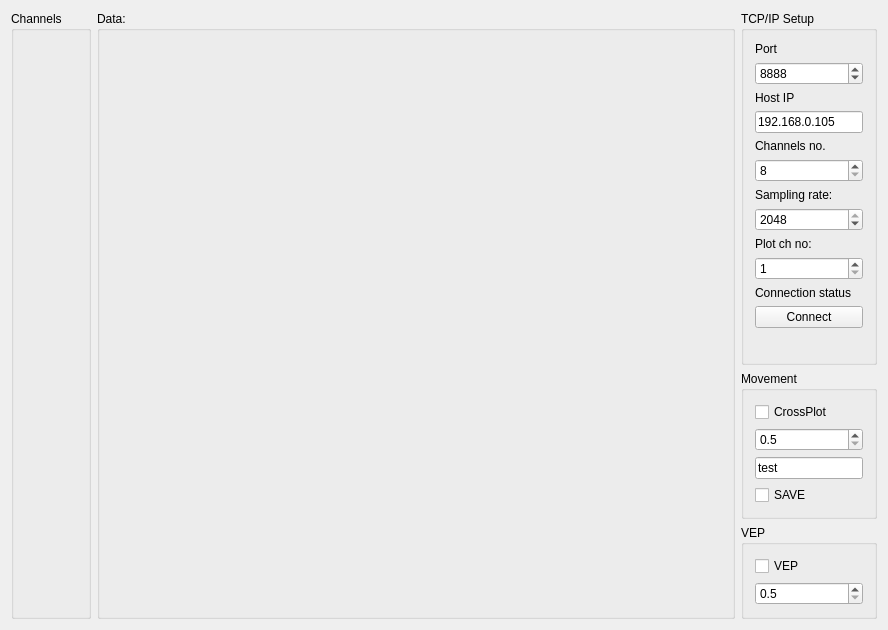
<?xml version="1.0" encoding="UTF-8"?>
<ui version="4.0">
 <class>MainWindow</class>
 <widget class="QMainWindow" name="MainWindow">
  <property name="geometry">
   <rect>
    <x>0</x>
    <y>0</y>
    <width>888</width>
    <height>630</height>
   </rect>
  </property>
  <property name="windowTitle">
   <string>MainWindow</string>
  </property>
  <widget class="QWidget" name="centralWidget">
   <layout class="QGridLayout" name="gridLayout">
    <item row="0" column="1" rowspan="3">
     <widget class="QGroupBox" name="groupBox_3">
      <property name="sizePolicy">
       <sizepolicy hsizetype="Expanding" vsizetype="Expanding">
        <horstretch>0</horstretch>
        <verstretch>0</verstretch>
       </sizepolicy>
      </property>
      <property name="title">
       <string>Data:</string>
      </property>
      <layout class="QVBoxLayout" name="verticalLayout_2">
       <item>
        <widget class="QCustomPlot" name="widget" native="true">
         <property name="sizePolicy">
          <sizepolicy hsizetype="Expanding" vsizetype="Expanding">
           <horstretch>0</horstretch>
           <verstretch>0</verstretch>
          </sizepolicy>
         </property>
         <property name="minimumSize">
          <size>
           <width>480</width>
           <height>280</height>
          </size>
         </property>
        </widget>
       </item>
      </layout>
     </widget>
    </item>
    <item row="0" column="0" rowspan="3">
     <widget class="QGroupBox" name="groupBox_2">
      <property name="title">
       <string>Channels</string>
      </property>
     </widget>
    </item>
    <item row="2" column="2">
     <widget class="QGroupBox" name="groupBox_4">
      <property name="title">
       <string>VEP</string>
      </property>
      <layout class="QVBoxLayout" name="verticalLayout_4">
       <item>
        <widget class="QCheckBox" name="checkBox_3">
         <property name="text">
          <string>VEP</string>
         </property>
        </widget>
       </item>
       <item>
        <widget class="QDoubleSpinBox" name="doubleSpinBox">
         <property name="decimals">
          <number>1</number>
         </property>
         <property name="minimum">
          <double>0.500000000000000</double>
         </property>
         <property name="singleStep">
          <double>0.500000000000000</double>
         </property>
        </widget>
       </item>
      </layout>
     </widget>
    </item>
    <item row="0" column="2">
     <widget class="QGroupBox" name="groupBox">
      <property name="sizePolicy">
       <sizepolicy hsizetype="Fixed" vsizetype="Preferred">
        <horstretch>0</horstretch>
        <verstretch>0</verstretch>
       </sizepolicy>
      </property>
      <property name="title">
       <string>TCP/IP Setup</string>
      </property>
      <layout class="QVBoxLayout" name="verticalLayout">
       <item>
        <widget class="QLabel" name="label">
         <property name="text">
          <string>Port</string>
         </property>
        </widget>
       </item>
       <item>
        <widget class="QSpinBox" name="spinBox">
         <property name="maximum">
          <number>9999</number>
         </property>
         <property name="value">
          <number>8888</number>
         </property>
        </widget>
       </item>
       <item>
        <widget class="QLabel" name="label_2">
         <property name="text">
          <string>Host IP</string>
         </property>
        </widget>
       </item>
       <item>
        <widget class="QLineEdit" name="lineEdit">
         <property name="text">
          <string>192.168.0.105</string>
         </property>
        </widget>
       </item>
       <item>
        <widget class="QLabel" name="label_3">
         <property name="text">
          <string>Channels no.</string>
         </property>
        </widget>
       </item>
       <item>
        <widget class="QSpinBox" name="spinBox_2">
         <property name="minimum">
          <number>8</number>
         </property>
         <property name="maximum">
          <number>300</number>
         </property>
         <property name="singleStep">
          <number>8</number>
         </property>
        </widget>
       </item>
       <item>
        <widget class="QLabel" name="label_6">
         <property name="text">
          <string>Sampling rate:</string>
         </property>
        </widget>
       </item>
       <item>
        <widget class="QSpinBox" name="spinBox_4">
         <property name="maximum">
          <number>2048</number>
         </property>
         <property name="singleStep">
          <number>32</number>
         </property>
         <property name="value">
          <number>2048</number>
         </property>
        </widget>
       </item>
       <item>
        <widget class="QLabel" name="label_4">
         <property name="text">
          <string>Plot ch no:</string>
         </property>
        </widget>
       </item>
       <item>
        <widget class="QSpinBox" name="spinBox_3">
         <property name="minimum">
          <number>1</number>
         </property>
         <property name="maximum">
          <number>16</number>
         </property>
        </widget>
       </item>
       <item>
        <widget class="QLabel" name="label_5">
         <property name="text">
          <string>Connection status</string>
         </property>
        </widget>
       </item>
       <item>
        <widget class="QPushButton" name="pushButton">
         <property name="text">
          <string>Connect</string>
         </property>
        </widget>
       </item>
       <item>
        <spacer name="verticalSpacer">
         <property name="orientation">
          <enum>Qt::Vertical</enum>
         </property>
         <property name="sizeHint" stdset="0">
          <size>
           <width>20</width>
           <height>40</height>
          </size>
         </property>
        </spacer>
       </item>
      </layout>
     </widget>
    </item>
    <item row="1" column="2">
     <widget class="QGroupBox" name="groupBox_5">
      <property name="title">
       <string>Movement</string>
      </property>
      <layout class="QVBoxLayout" name="verticalLayout_3">
       <item>
        <widget class="QCheckBox" name="checkBox">
         <property name="text">
          <string>CrossPlot</string>
         </property>
        </widget>
       </item>
       <item>
        <widget class="QDoubleSpinBox" name="doubleSpinBox_2">
         <property name="decimals">
          <number>1</number>
         </property>
         <property name="minimum">
          <double>0.500000000000000</double>
         </property>
         <property name="singleStep">
          <double>0.500000000000000</double>
         </property>
        </widget>
       </item>
       <item>
        <widget class="QLineEdit" name="lineEdit_2">
         <property name="sizePolicy">
          <sizepolicy hsizetype="Minimum" vsizetype="Fixed">
           <horstretch>0</horstretch>
           <verstretch>0</verstretch>
          </sizepolicy>
         </property>
         <property name="text">
          <string>test</string>
         </property>
        </widget>
       </item>
       <item>
        <widget class="QCheckBox" name="checkBox_2">
         <property name="text">
          <string>SAVE</string>
         </property>
        </widget>
       </item>
      </layout>
     </widget>
    </item>
   </layout>
  </widget>
 </widget>
 <layoutdefault spacing="6" margin="11"/>
 <customwidgets>
  <customwidget>
   <class>QCustomPlot</class>
   <extends>QWidget</extends>
   <header>qcustomplot.h</header>
   <container>1</container>
  </customwidget>
 </customwidgets>
 <resources/>
 <connections/>
</ui>
